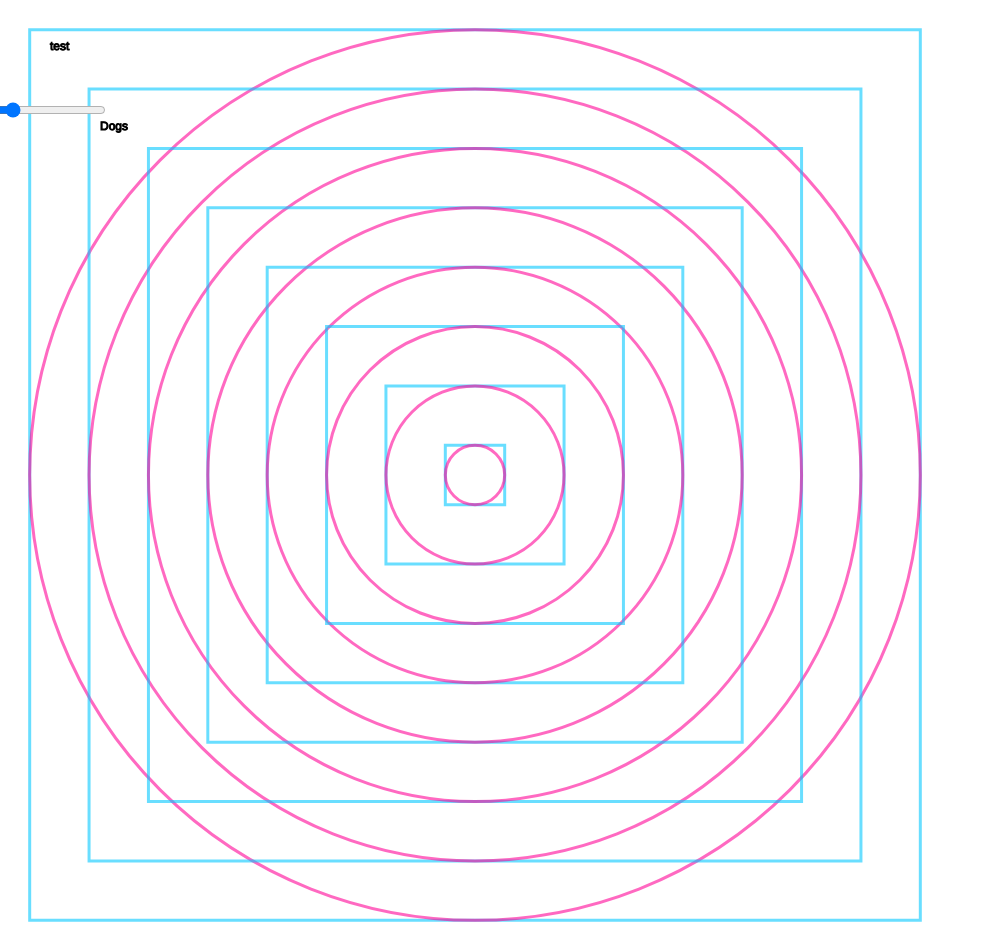
Frame 1 (no input)
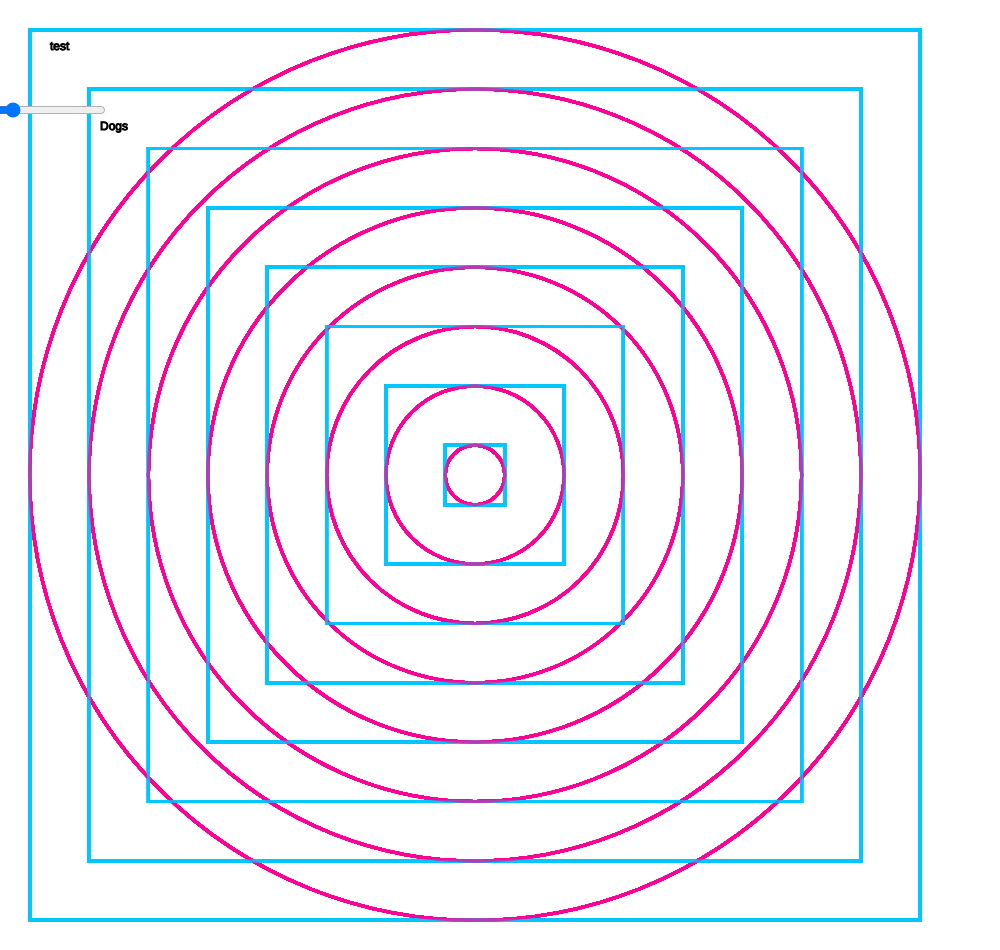
Frame 60 (no input)
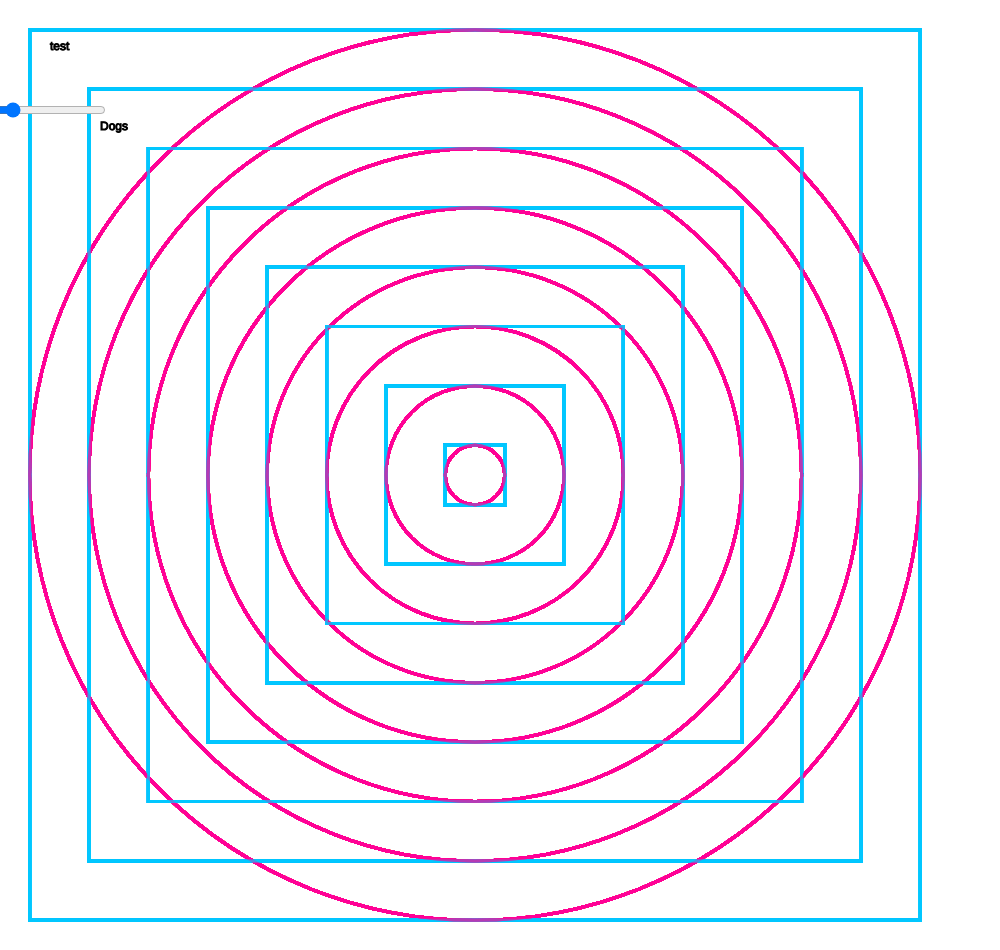
Frame 120 (the mouse pressed at the canvas centre since frame 60)

The p5.js sketch that drew these frames (run headless with seeded random() and noise() and a simulated clock; from frame 60 on, the mouse is pressed at the canvas centre):

// p5.js sketch
// ── sketch.js
//numLevels = 10
sideLen = undefined;
cnv = undefined;
spacing = undefined;
numLevels = undefined;
tempLevels = undefined;
edgeBuffer = 50;
numLevelsSlider = undefined;

function setup() {
  colorMode(RGB, 255, 255, 255, 255); //Hue,Saturation,Brightness 
  background(255,255,255) //white background
  stroke(0,200,255,255); // blue stroke

  cnv = createCanvas(windowHeight, windowHeight - edgeBuffer);
  sideLen = windowHeight - edgeBuffer;
  cnv.position(Math.abs(windowWidth - sideLen) / 2 , 0);

  numLevelsSlider = createSlider(4, 20, 8);
  numLevelsSlider.position(100, 100);
  numLevels = numLevelsSlider.value()
 //numLevelsSlider.position(windowWidth/ 2 - edgeBuffer, windowHeight- edgeBuffer);
 //text('numLevels', numLevelsSlider.x * 2 + numLevelsSlider.width, numLevelsSlider.y + 2);
  fill(0);
  text('test',50,50)
  text('Dogs', 100, 130);
  noFill();
}

function windowResized() {
  resizeCanvas(windowHeight, windowHeight - edgeBuffer);
  sideLen = windowHeight - edgeBuffer
  cnv.position(Math.abs(windowWidth - sideLen) / 2 , 0);
  background(255,255,255) //white background
  //numLevelsSlider.position(windowWidth/ 2 - edgeBuffer, windowHeight- edgeBuffer);
  //text('numLevels', numLevelsSlider.x * 2 + numLevelsSlider.width, numLevelsSlider.y + 2);
  fill(0);
  numLevelsSlider.position(100, 100);
  text('Gato', 100, 130);
  noFill();
}

function draw() {
	
	strokeWeight(3);
	tempLevels = numLevelsSlider.value();
	if (tempLevels != numLevels){
		numLevels = tempLevels;
		clear();
	}
	spacing = sideLen / numLevels/ 2;
	for (var x = 1; x <= numLevels*2; x++)
	{
		increment = .5 * x * spacing;
		if ((x % 2) == 1)
		{
			stroke(0,200,255,150); // blue stroke
			rect(increment,increment,sideLen - (x*spacing), sideLen -(x*spacing));
			stroke(255,0,150,150); // pink stroke
			circle(sideLen/2,sideLen/2,sideLen - (x*spacing));
		}	
	}
}
